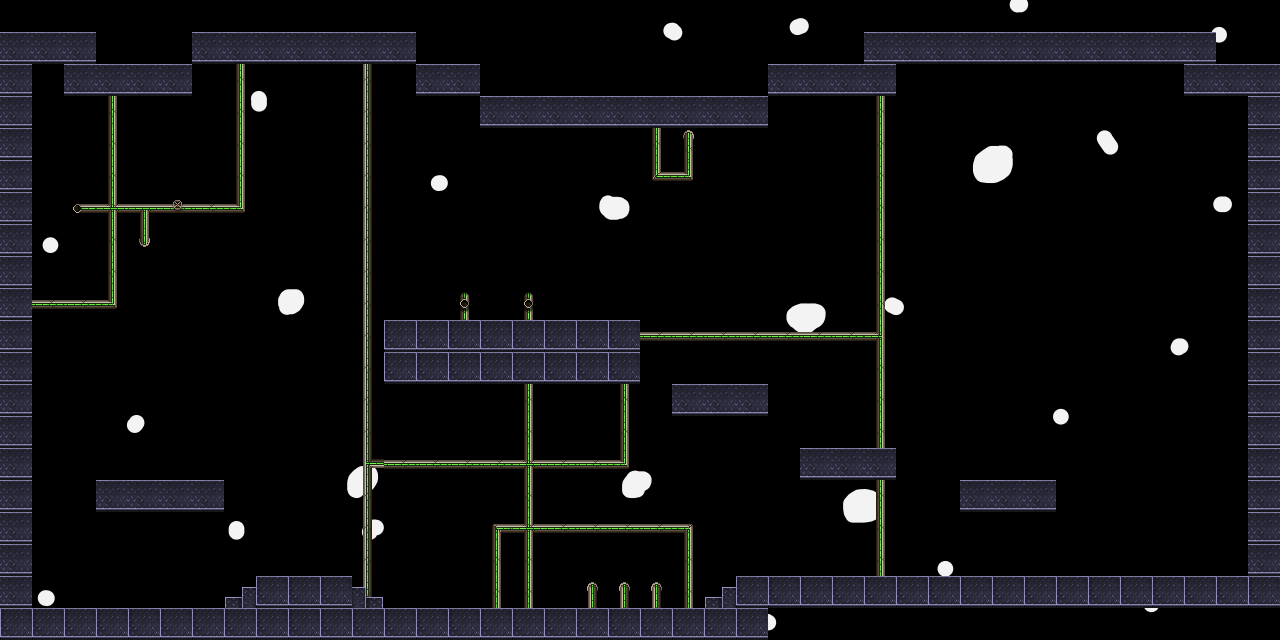

A 2D game scene composited from a Tiled map and its tileset images. What follows is a short description and the map's XML, with each tile layer's data collapsed to a summary:
An orthogonal 40x20 tile map with 32x32 px tiles, 2 tile layers (Background, foreground), 1 image layer and 33 objects (7x CoinEntity, 2x me.Trigger, mainPlayer, Enemy).

<map version="1.9" tiledversion="1.9.2" orientation="orthogonal" renderorder="right-down" width="40" height="20" tilewidth="32" tileheight="32" infinite="0" nextlayerid="12" nextobjectid="59">
 <tileset firstgid="1" source="retrowave.tsx" />
 <imagelayer id="9" name="Parallax" offsetx="-201.23" offsety="-92.7409">
  <image source="../img/space background.png" width="1920" height="1088" />
  <properties>
   <property name="ratio" type="float" value="0.25" />
  </properties>
 </imagelayer>
 <layer id="11" name="Background" width="40" height="20">
  <data>[800 cells, 96 non-empty, 16 distinct tile ids]</data>
 </layer>
 <layer id="1" name="foreground" width="40" height="20">
  <data>[800 cells, 148 non-empty, 4 distinct tile ids]</data>
 </layer>
 <objectgroup id="5" name="Player">
  <object id="6" name="mainPlayer" x="58.4612" y="573.204" width="30" height="28">
   <properties>
    <property name="frameheight" type="int" value="28" />
    <property name="framewidth" type="int" value="29" />
    <property name="image" value="astronaut_red" />
   </properties>
  </object>
 </objectgroup>
 <objectgroup color="#005500" id="7" name="CoinEntity">
  <object id="16" name="CoinEntity" x="159.202" y="571.732" width="32" height="32">
   <properties>
    <property name="frameheight" type="int" value="32" />
    <property name="framewidth" type="int" value="32" />
    <property name="image" value="coin" />
   </properties>
  </object>
  <object id="20" name="CoinEntity" x="430.584" y="571.315" width="32" height="32">
   <properties>
    <property name="frameheight" type="int" value="32" />
    <property name="framewidth" type="int" value="32" />
    <property name="image" value="coin" />
   </properties>
  </object>
  <object id="47" name="CoinEntity" x="284" y="461.333" width="32" height="32">
   <properties>
    <property name="frameheight" type="int" value="32" />
    <property name="framewidth" type="int" value="32" />
    <property name="image" value="coin" />
   </properties>
  </object>
  <object id="48" name="CoinEntity" x="576.667" y="285.333" width="32" height="32">
   <properties>
    <property name="frameheight" type="int" value="32" />
    <property name="framewidth" type="int" value="32" />
    <property name="image" value="coin" />
   </properties>
  </object>
  <object id="49" name="CoinEntity" x="927.333" y="542.333" width="32" height="32">
   <properties>
    <property name="frameheight" type="int" value="32" />
    <property name="framewidth" type="int" value="32" />
    <property name="image" value="coin" />
   </properties>
  </object>
  <object id="50" name="CoinEntity" x="1045" y="541.667" width="32" height="32">
   <properties>
    <property name="frameheight" type="int" value="32" />
    <property name="framewidth" type="int" value="32" />
    <property name="image" value="coin" />
   </properties>
  </object>
  <object id="54" name="CoinEntity" x="146" y="435" width="32" height="32">
   <properties>
    <property name="frameheight" type="int" value="32" />
    <property name="framewidth" type="int" value="32" />
    <property name="image" value="coin" />
   </properties>
  </object>
 </objectgroup>
 <objectgroup color="#ff5500" id="8" name="Enemies">
  <object id="14" name="Enemy" x="386.68" y="244.09" width="253.32" height="70">
   <properties>
    <property name="frameheight" type="int" value="68" />
    <property name="framewidth" type="int" value="70" />
    <property name="image" value="xeon" />
   </properties>
  </object>
  <object id="21" x="596.641" y="-234.714" />
 </objectgroup>
 <objectgroup color="#0055ff" id="2" name="collisionLayer">
  <object id="1" x="256" y="576" width="96" height="64" />
  <object id="2" x="0" y="608" width="766.972" height="32" />
  <object id="17" x="384.087" y="319.344" width="255.475" height="62.9938" />
  <object id="19" x="736.678" y="576.569" width="540.236" height="28.8722" />
  <object id="32" name="me.Trigger" gid="54" x="1216" y="576" width="32" height="32">
   <properties>
    <property name="duration" type="int" value="250" />
    <property name="fade" value="#000000" />
    <property name="to" value="GameOver" />
   </properties>
  </object>
  <object id="33" name="me.Trigger" gid="38" x="1216" y="544" width="32" height="32">
   <properties>
    <property name="duration" type="int" value="250" />
    <property name="fade" value="#000000" />
    <property name="to" value="GameOver" />
   </properties>
  </object>
  <object id="34" x="1.33333" y="32" width="29.3333" height="573.333" />
  <object id="35" x="32" y="30.6667" width="62.6667" height="30.6667" />
  <object id="36" x="65.3333" y="62.6667" width="124" height="30.6667" />
  <object id="37" x="193.333" y="30.6667" width="220" height="29.3333" />
  <object id="38" x="417.333" y="64" width="61.3333" height="29.3333" />
  <object id="39" x="478.667" y="94.6667" width="288" height="30.6667" />
  <object id="40" x="768" y="62.6667" width="125.333" height="29.3333" />
  <object id="41" x="865.333" y="32" width="348" height="29.3333" />
  <object id="42" x="1184" y="64" width="94.6667" height="29.3333" />
  <object id="43" x="1248" y="93.3333" width="30.6667" height="480" />
  <object id="45" x="225.333" y="605.333">
   <polygon points="-8,2.66667 29.3333,-30.6667 29.3333,1.33333" />
  </object>
  <object id="46" x="384" y="605.333">
   <polygon points="12,5.33333 -29.3333,-30.6667 -29.3333,1.33333" />
  </object>
  <object id="51" x="96" y="479" width="126" height="29" />
  <object id="52" x="672" y="383" width="95" height="29" />
  <object id="53" x="800" y="447" width="94" height="30" />
  <object id="55" x="961" y="479" width="95" height="29" />
  <object id="56" x="704" y="608">
   <polygon points="0,0 32,-32 32,0" />
  </object>
 </objectgroup>
</map>
